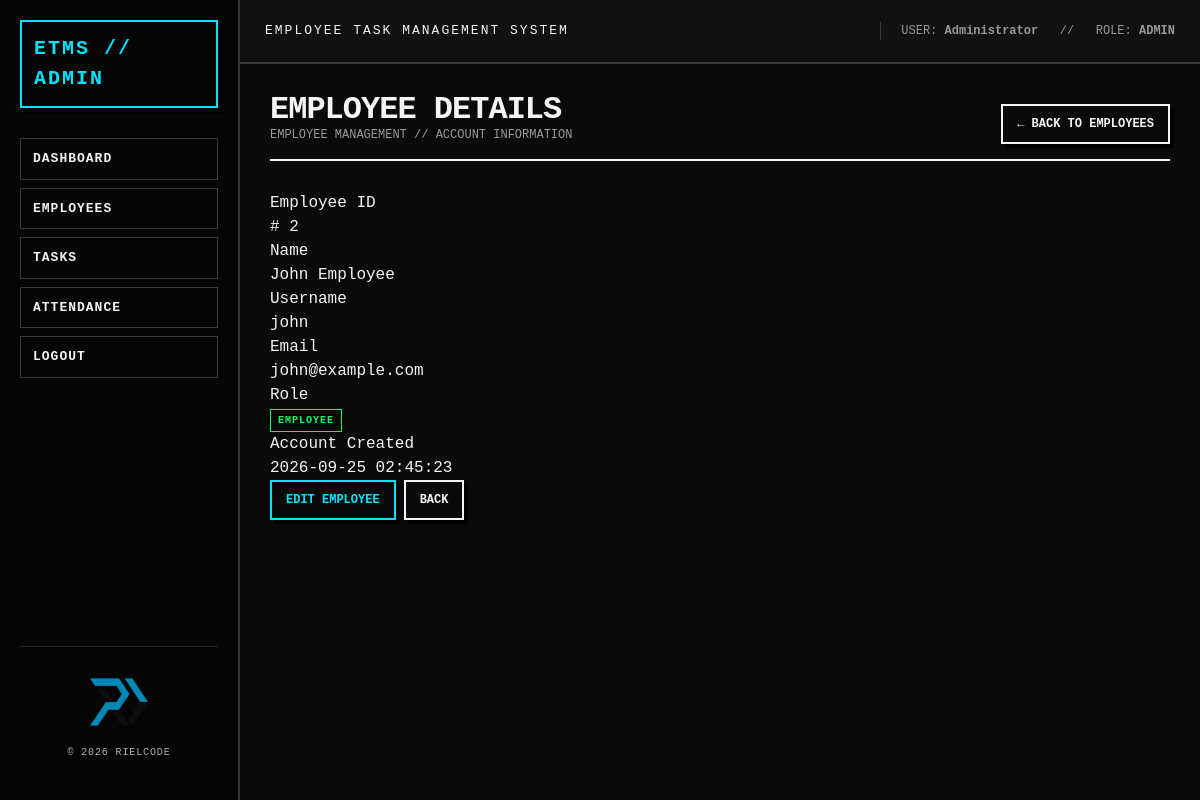
Page /admin/employees/view.php?id=2 (signed in) on the committed database.
### tables this page shows
CREATE TABLE users (

    id INT AUTO_INCREMENT,

    name VARCHAR(100) NOT NULL,

    email VARCHAR(150) NOT NULL UNIQUE,

    username VARCHAR(50) NOT NULL UNIQUE,

    password VARCHAR(255) NOT NULL,

    role ENUM('admin', 'employee')
        NOT NULL DEFAULT 'employee',

    createdAt TIMESTAMP
        DEFAULT CURRENT_TIMESTAMP,

    updatedAt TIMESTAMP
        DEFAULT CURRENT_TIMESTAMP
        ON UPDATE CURRENT_TIMESTAMP,

    PRIMARY KEY (id)

);

### admin/employees/view.php (the view, shortened to what this page needs)
<?php
require_once "../../config/database.php";
$id = (int) $_GET["id"];
$stmt = mysqli_prepare(
    $conn,
    "SELECT
        id,
        name,
        email,
        username,
        role,
        createdAt
     FROM users
     WHERE id = ?
     AND role = 'employee'"
);
mysqli_stmt_bind_param(
    $stmt,
    "i",
    $id
);
if (!mysqli_stmt_execute($stmt)) {
    die(
        "Execute failed: " .
        mysqli_stmt_error($stmt)
    );
}
$result =
    mysqli_stmt_get_result($stmt);
$employee =
    mysqli_fetch_assoc($result);
?>
<!DOCTYPE html>
<html lang="en">
<head>
    <link
        rel="stylesheet"
        href="/ETMS/assets/css/style.css">
</head>
<body>
<div class="app">
    <?php
    require_once "../../includes/admin_sidebar.php";
    ?>
    <div class="main">
        <?php
        require_once "../../includes/topbar.php";
        ?>
        <main class="content">
            <div class="page-header">
                <div>
                    <h1>
                        Employee Details
                    </h1>
                    <p>
                        EMPLOYEE MANAGEMENT //
                        ACCOUNT INFORMATION
                    </p>
                </div>
                <a
                    class="btn"
                    href="index.php">
                    ← Back To Employees
                </a>
            </div>
            <div class="detail-grid">
                <div class="detail-item">
                    <div class="detail-label">
                        Employee ID
                    </div>
                    <div class="detail-value">
                        #
                        <?php
                        echo $employee["id"];
                        ?>
                    </div>
                </div>
                <div class="detail-item">
                    <div class="detail-label">
                        Name
                    </div>
                    <div class="detail-value">
                        <?php
                        echo htmlspecialchars(
                            $employee["name"]
                        );
                        ?>
                    </div>
                </div>
                <div class="detail-item">
                    <div class="detail-label">
                        Username
                    </div>
                    <div class="detail-value">
                        <?php
                        echo htmlspecialchars(
                            $employee["username"]
                        );
                        ?>
                    </div>
                </div>
                <div class="detail-item">
                    <div class="detail-label">
                        Email
                    </div>
                    <div class="detail-value">
                        <?php
                        echo htmlspecialchars(
                            $employee["email"]
                        );
                        ?>
                    </div>
                </div>
                <div class="detail-item">
                    <div class="detail-label">
                        Role
                    </div>
                    <div class="detail-value">
                        <span class="badge badge-completed">
                            <?php
                            echo strtoupper(
                                htmlspecialchars(
                                    $employee["role"]
                                )
                            );
                            ?>
                        </span>
                    </div>
                </div>
                <div class="detail-item">
                    <div class="detail-label">
                        Account Created
                    </div>
                    <div class="detail-value">
                        <?php
                        echo htmlspecialchars(
                            $employee["createdAt"]
                        );
                        ?>
                    </div>
                </div>
            </div>
            <div class="actions">
                <a
                    class="btn btn-primary"
                    href="edit.php?id=<?php echo $employee["id"]; ?>">
                    Edit Employee
                </a>
                <a
                    class="btn"
                    href="index.php">
                    Back
                </a>
            </div>
        </main>
    </div>
</div>
</body>
</html>

### assets/css/style.css (style rules this page uses)
:root { --bg: #0a0a0a; --surface: #111111; --surface-2: #181818; --text: #f5f5f5; --muted: #999999; --line: #3a3a3a; --line-strong: #666666; --accent: #00e5ff; --success: #00ff66; --warning: #ffcc00; --danger: #ff3355; --shadow: 6px 6px 0 #000; --radius: 0; --sidebar-width: 240px; }
* { box-sizing: border-box; margin: 0; padding: 0; }
html { background: var(--bg); }
body { font-family: "Courier New", Courier, monospace; background: var(--bg); color: var(--text); line-height: 1.5; }
a { color: var(--accent); text-decoration: none; }
.app { min-height: 100vh; display: flex; background: var(--bg); }
.main { flex: 1; min-width: 0; }
.content { padding: 30px; max-width: 1600px; margin: 0 auto; }
.page-header { display: flex; justify-content: space-between; align-items: flex-end; gap: 20px; margin-bottom: 30px; border-bottom: 2px solid var(--text); padding-bottom: 15px; }
.page-header h1 { font-size: 32px; line-height: 1; text-transform: uppercase; letter-spacing: -1px; }
.page-header p { color: var(--muted); font-size: 12px; }
.btn { display: inline-block; border: 2px solid var(--text); background: transparent; color: var(--text); padding: 9px 14px; font-family: inherit; font-size: 12px; font-weight: bold; text-transform: uppercase; cursor: pointer; box-shadow: 4px 4px 0 #000; transition: none; }
.btn-primary { border-color: var(--accent); color: var(--accent); }
.badge { display: inline-block; padding: 3px 7px; border: 1px solid currentColor; font-size: 10px; font-weight: bold; text-transform: uppercase; letter-spacing: 1px; }
.badge-completed { color: var(--success); }
.actions { display: flex; flex-wrap: wrap; gap: 8px; }

### rows in the picture
users: id "2", name "John Employee", username "john", email "john@example.com", role "EMPLOYEE", createdAt "2026-09-25 02:45:23"

### other values in the picture
$_SESSION["name"] "Administrator"
$_SESSION["role"] "ADMIN"
